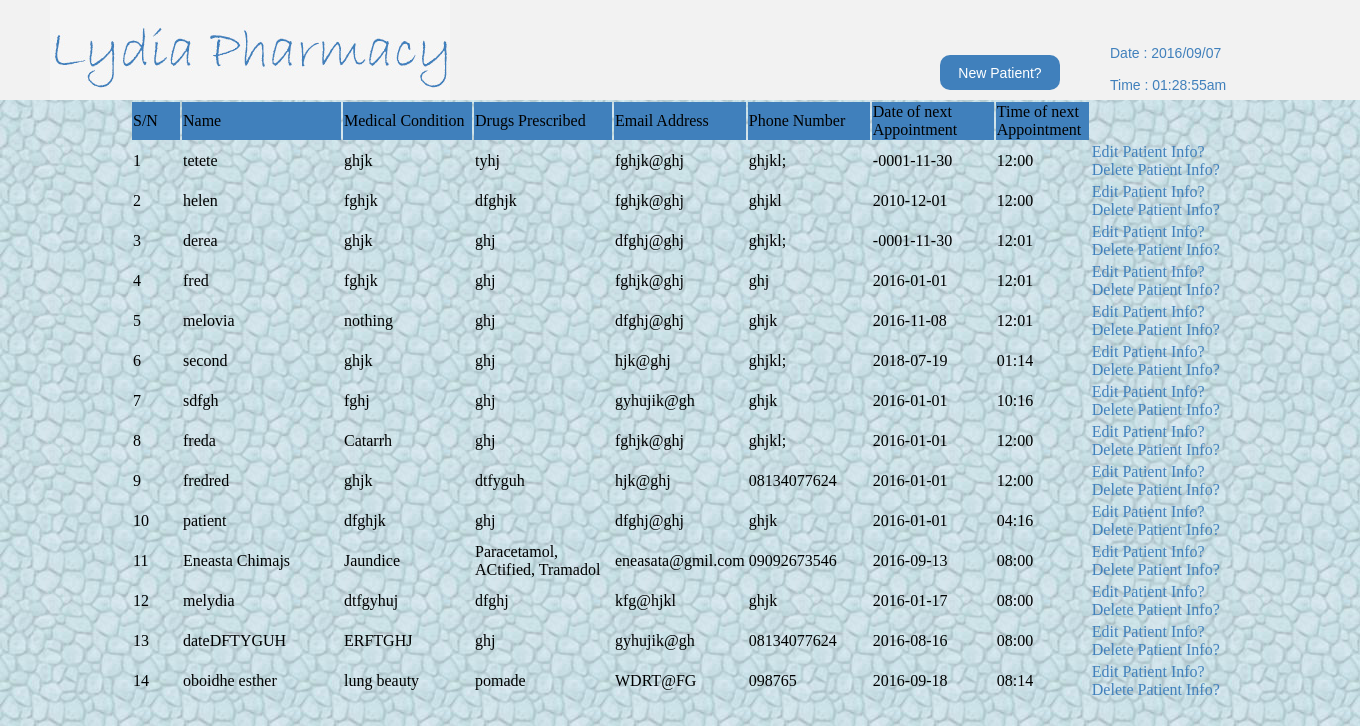
The page / on the database its author committed.
### tables this page shows
CREATE TABLE IF NOT EXISTS `patient` (
  `id` int(11) NOT NULL AUTO_INCREMENT,
  `name` varchar(100) NOT NULL,
  `med` varchar(100) NOT NULL,
  `drug` varchar(100) NOT NULL,
  `email` varchar(100) NOT NULL,
  `phone` varchar(100) NOT NULL,
  `date_next` date NOT NULL,
  `time_next` time NOT NULL,
  PRIMARY KEY (`id`)
);

### index.php (the view, shortened to what this page needs)
<?php
include('conn.php');
?>
<!DOCTYPE html>
<head>
<link href="style.css" rel="stylesheet" type="text/css" />
</head>
<body>
<header>
<div id="Company_Name"></div>
<span id="datetime"><?php
$date_date=date('Y/m/d');
					$time= date('h:i:sa');
					echo "Date : ".$date_date;
					echo "<br>";
					echo "<br>";
					echo "Time : ".$time;
?></span>
<span id="only_link"><a href="add_new.php">New Patient?</a></span>
</header>
<article>
<table width="1300" border="0" id="tabled">
  <tr id="heading">
    <td width="46" >S/N</td>
    <td width="157">Name</td>
    <td width="127">Medical Condition</td>
    <td width="136">Drugs Prescribed</td>
    <td width="91">Email Address</td>
    <td width="120">Phone Number</td>
       <td width="120">Date of next Appointment</td>
    <td width="91">Time of next Appointment</td>
  </tr>
<?php
	$sql = "select id,name,med,drug,email,phone,date_next,time_next from patient";
		$query = mysqli_query($connect,$sql);
		$count = mysqli_num_rows($query);
		for($i=0;$i<$count;$i++){
		$record=mysqli_fetch_array($query);
		$sn = 1 + $i;
		$date_well=new DateTime($record['date_next']);
		$date_well2=$date_well->format('Y-m-d');
		$time_well=new DateTime($record['time_next']);
		$time_well2=$time_well->format('h:i');
		echo '<tr>
		<td>'. $sn .'</td>
		<td>'.$record['name'].'</td>
		<td>'.$record['med'].'</td>
		<td>'.$record['drug'].'</td>
		<td>'.$record['email'].'</td>
		<td>'.$record['phone'].'</td>
		<td>'.$date_well2.'</td>
		<td>'.$time_well2.'</td>
		<td>'."<a href=\"patient_edit.php?id=$record[id]\">Edit Patient Info?</a><br>
				<a href=\"patient_delete.php?id=$record[id]\">Delete Patient Info?</a>".'</td>';
		}
	?>
</table>
</article>
</body>
</html>

### style.css (style rules this page uses)
body { background:url(images/r7.jpg ) repeat ; margin:0px; padding:0px; }
header { background:#F2F2F2; width:100%; float:left; height:100px; }
#Company_Name { width:400px; height:100px; margin-left:50px; background:url(images/bg3.jpg); float:left; }
#only_link { float:right; margin-right:50px; margin-top:55px; font-size:14px; font-family:Arial, Helvetica, sans-serif; width:100px; height:15px; text-align:center; padding:10px; background:#4080bc; border-radius:10px; }
#only_link a { text-decoration:none; color:#ffffff; }
#datetime { float:right; margin-right:50px; margin-top:45px; font-size:14px; font-family:Arial, Helvetica, sans-serif; width:200px; height:40px; color:#4080bc; }
article { margin:0 auto; width:1100px; }
td a { text-decoration:none; color:#4080bc; }
#heading { background:#4080bc; }

### rows shown on the page
patient: sn "1", name "tetete", med "ghjk", drug "tyhj", email "fghjk@ghj", phone "ghjkl;", date_next "-0001-11-30", time_next "12:00"
patient: sn "2", name "helen", med "fghjk", drug "dfghjk", email "fghjk@ghj", phone "ghjkl", date_next "2010-12-01", time_next "12:00"
patient: sn "3", name "derea", med "ghjk", drug "ghj", email "dfghj@ghj", phone "ghjkl;", date_next "-0001-11-30", time_next "12:01"
patient: sn "4", name "fred", med "fghjk", drug "ghj", email "fghjk@ghj", phone "ghj", date_next "2016-01-01", time_next "12:01"
patient: sn "5", name "melovia", med "nothing", drug "ghj", email "dfghj@ghj", phone "ghjk", date_next "2016-11-08", time_next "12:01"
patient: sn "6", name "second", med "ghjk", drug "ghj", email "hjk@ghj", phone "ghjkl;", date_next "2018-07-19", time_next "01:14"
patient: sn "7", name "sdfgh", med "fghj", drug "ghj", email "gyhujik@gh", phone "ghjk", date_next "2016-01-01", time_next "10:16"
patient: sn "8", name "freda", med "Catarrh", drug "ghj", email "fghjk@ghj", phone "ghjkl;", date_next "2016-01-01", time_next "12:00"
patient: sn "9", name "fredred", med "ghjk", drug "dtfyguh", email "hjk@ghj", phone "08134077624", date_next "2016-01-01", time_next "12:00"
patient: sn "10", name "patient", med "dfghjk", drug "ghj", email "dfghj@ghj", phone "ghjk", date_next "2016-01-01", time_next "04:16"
patient: sn "11", name "Eneasta Chimajs", med "Jaundice", drug "Paracetamol, ACtified, Tramadol", email "eneasata@gmil.com", phone "09092673546", date_next "2016-09-13", time_next "08:00"
patient: sn "12", name "melydia", med "dtfgyhuj", drug "dfghj", email "kfg@hjkl", phone "ghjk", date_next "2016-01-17", time_next "08:00"
patient: sn "13", name "dateDFTYGUH", med "ERFTGHJ", drug "ghj", email "gyhujik@gh", phone "08134077624", date_next "2016-08-16", time_next "08:00"
patient: sn "14", name "oboidhe esther", med "lung beauty", drug "pomade", email "WDRT@FG", phone "098765", date_next "2016-09-18", time_next "08:14"
